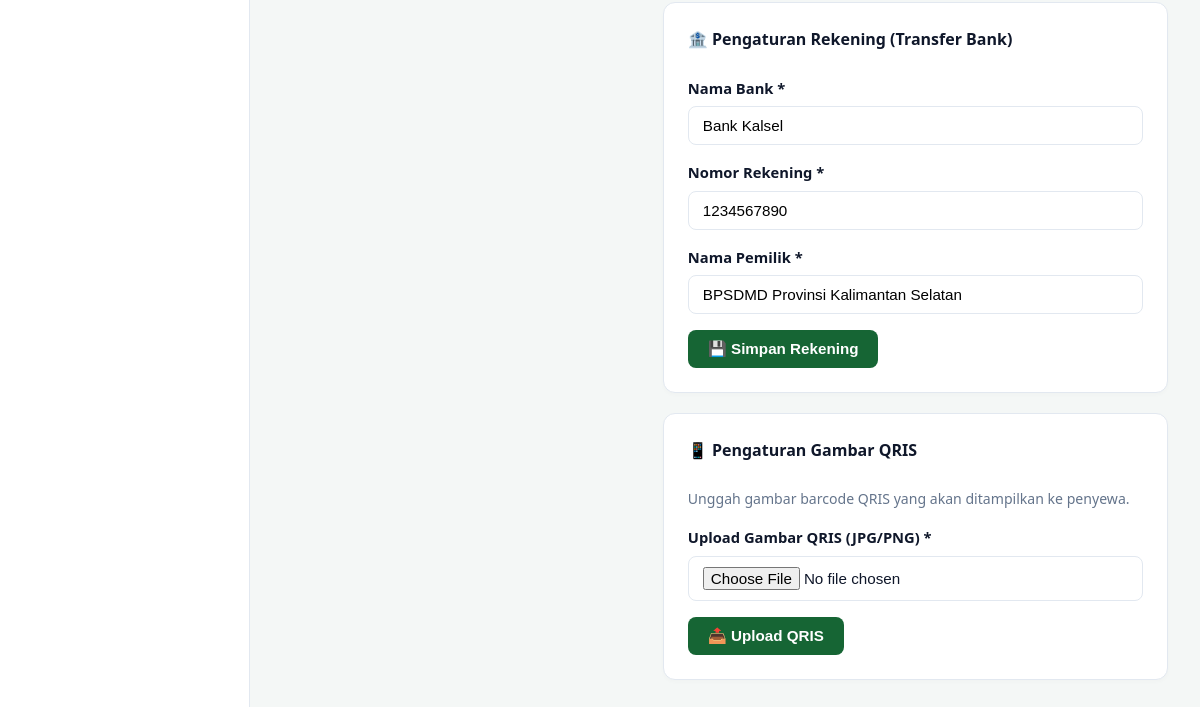
The app's page /pages/admin/profile.php (signed in, lower part), older data.
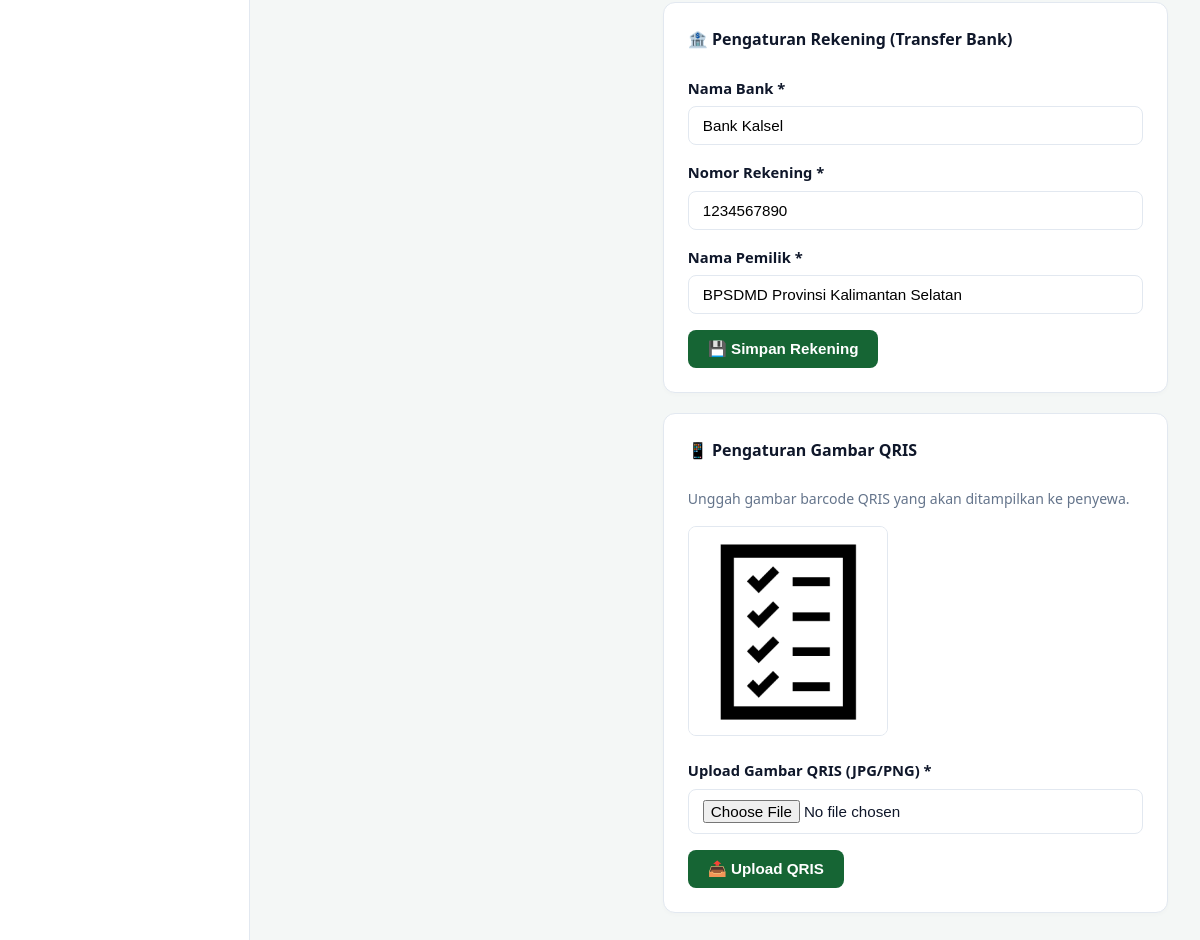
The same page, newer data.
### tables this page shows
CREATE TABLE `pengaturan` (
  `id` int(11) NOT NULL,
  `kunci` varchar(50) NOT NULL,
  `nilai` text DEFAULT NULL,
  `updated_at` timestamp NOT NULL DEFAULT current_timestamp() ON UPDATE current_timestamp()
);

### includes/functions.php (called while the page is built, shortened)
<?php
function e($str) { return htmlspecialchars($str ?? '', ENT_QUOTES, 'UTF-8'); }
function getPengaturan($conn, $kunci, $default = '') {
    $stmt = $conn->prepare("SELECT nilai FROM pengaturan WHERE kunci=?");
    $stmt->bind_param('s', $kunci);
    $stmt->execute();
    $r = $stmt->get_result()->fetch_assoc();
    return $r ? $r['nilai'] : $default;
}

### pages/admin/profile.php (the view, shortened to what this page needs)
<?php
require_once __DIR__ . '/../../includes/auth.php';
$namaBank     = getPengaturan($conn, 'nama_bank', 'Bank Kalsel');
$noRekening   = getPengaturan($conn, 'nomor_rekening', '');
$pemilikRek   = getPengaturan($conn, 'nama_pemilik_rekening', '');
$qrisImage    = getPengaturan($conn, 'qris_image', '');
?>
<div style="display:grid;grid-template-columns:1fr 1.4fr;gap:20px;" class="profile-grid">
  <div>
  </div>
  <div>
    <div class="chart-card" style="margin-bottom:20px;">
      <h3 style="margin-top:0;">🏦 Pengaturan Rekening (Transfer Bank)</h3>
      <form method="POST">
        <div class="form-group"><label>Nama Bank *</label><input type="text" name="nama_bank" class="form-control" required value="<?= e($namaBank) ?>"></div>
        <div class="form-group"><label>Nomor Rekening *</label><input type="text" name="nomor_rekening" class="form-control" required value="<?= e($noRekening) ?>"></div>
        <div class="form-group"><label>Nama Pemilik *</label><input type="text" name="nama_pemilik_rekening" class="form-control" required value="<?= e($pemilikRek) ?>"></div>
        <button class="btn btn-primary">💾 Simpan Rekening</button>
      </form>
    </div>
    <div class="chart-card">
      <h3 style="margin-top:0;">📱 Pengaturan Gambar QRIS</h3>
      <p style="color:#64748b;font-size:.88rem;margin-bottom:16px;">Unggah gambar barcode QRIS yang akan ditampilkan ke penyewa.</p>
      <?php if ($qrisImage): ?>
        <div style="margin-bottom:16px;">
          <img src="<?= BASE_URL ?>/assets/img/<?= e($qrisImage) ?>" style="max-width:200px; border-radius:8px; border:1px solid #e2e8f0;">
        </div>
      <?php endif; ?>
      <form method="POST" enctype="multipart/form-data">
        <div class="form-group">
          <label>Upload Gambar QRIS (JPG/PNG) *</label>
          <input type="file" name="qris_image" class="form-control" accept="image/*" required>
        </div>
        <button class="btn btn-primary">📤 Upload QRIS</button>
      </form>
    </div>
  </div>
</div>
<?php
require_once __DIR__ . '/../../includes/dashboard_layout.php';
?>

Row changes from the older to the newer data that the page shows:
added pengaturan: nilai (picture)
